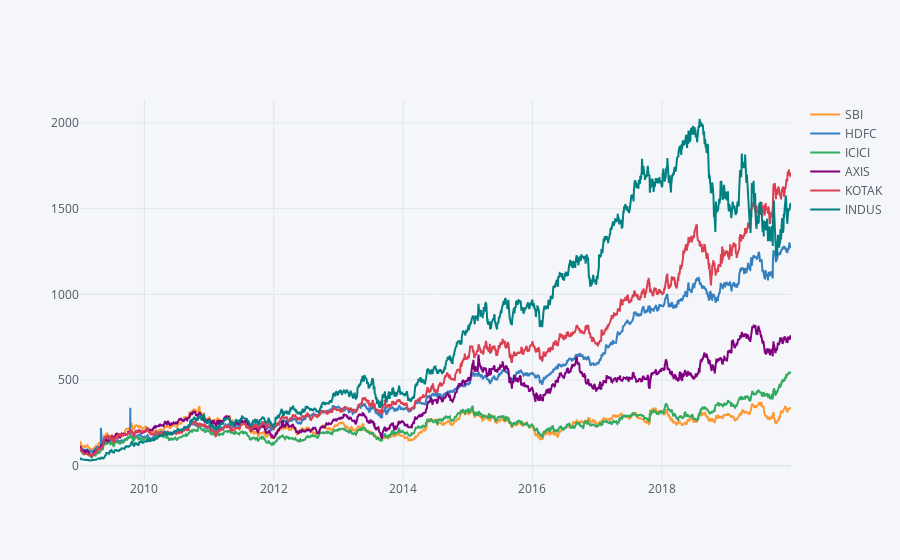

The notebook cell this image was saved under:
### Code cell
#this is for plotly plots

df1.iplot(kind='spread',x='Date',y='Close',categories='BankName',mode='lines')

### Figure 1 — Plotly figure (JSON) as saved in the notebook; plotly's stock layout.template omitted (floating-point values rounded to 4 significant figures; data arrays with more than 128 entries replaced by an {"elided": "..."} marker saying what was removed)
{"data": [{"marker": {"color": "rgba(255, 153, 51, 1.0)", "line": {"width": 1.3}, "opacity": 0.8, "size": 12, "symbol": "circle"}, "mode": "lines", "name": "SBI", "textfont": {"color": "#4D5663"}, "type": "scatter", "x": {"elided": "2699 str values"}, "y": {"elided": "2699 float values"}}, {"marker": {"color": "rgba(55, 128, 191, 1.0)", "line": {"width": 1.3}, "opacity": 0.8, "size": 12, "symbol": "circle"}, "mode": "lines", "name": "HDFC", "textfont": {"color": "#4D5663"}, "type": "scatter", "x": {"elided": "2699 str values"}, "y": {"elided": "2699 float values"}}, {"marker": {"color": "rgba(50, 171, 96, 1.0)", "line": {"width": 1.3}, "opacity": 0.8, "size": 12, "symbol": "circle"}, "mode": "lines", "name": "ICICI", "textfont": {"color": "#4D5663"}, "type": "scatter", "x": {"elided": "2699 str values"}, "y": {"elided": "2699 float values"}}, {"marker": {"color": "rgba(128, 0, 128, 1.0)", "line": {"width": 1.3}, "opacity": 0.8, "size": 12, "symbol": "circle"}, "mode": "lines", "name": "AXIS", "textfont": {"color": "#4D5663"}, "type": "scatter", "x": {"elided": "2699 str values"}, "y": {"elided": "2699 float values"}}, {"marker": {"color": "rgba(219, 64, 82, 1.0)", "line": {"width": 1.3}, "opacity": 0.8, "size": 12, "symbol": "circle"}, "mode": "lines", "name": "KOTAK", "textfont": {"color": "#4D5663"}, "type": "scatter", "x": {"elided": "2699 str values"}, "y": {"elided": "2699 float values"}}, {"marker": {"color": "rgba(0, 128, 128, 1.0)", "line": {"width": 1.3}, "opacity": 0.8, "size": 12, "symbol": "circle"}, "mode": "lines", "name": "INDUS", "textfont": {"color": "#4D5663"}, "type": "scatter", "x": {"elided": "2699 str values"}, "y": {"elided": "2699 float values"}}], "layout": {"legend": {"bgcolor": "#F5F6F9", "font": {"color": "#4D5663"}}, "paper_bgcolor": "#F5F6F9", "plot_bgcolor": "#F5F6F9", "title": {"font": {"color": "#4D5663"}}, "xaxis": {"gridcolor": "#E1E5ED", "showgrid": true, "tickfont": {"color": "#4D5663"}, "title": {"font": {"color": "#4D5663"}, "text": ""}, "zerolinecolor": "#E1E5ED"}, "yaxis": {"gridcolor": "#E1E5ED", "showgrid": true, "tickfont": {"color": "#4D5663"}, "title": {"font": {"color": "#4D5663"}, "text": ""}, "zerolinecolor": "#E1E5ED"}}}
